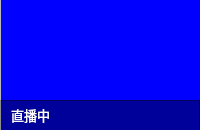
      <widget class="QFrame" name="frame_2">
       <property name="minimumSize">
        <size>
         <width>200</width>
         <height>130</height>
        </size>
       </property>
       <property name="maximumSize">
        <size>
         <width>200</width>
         <height>130</height>
        </size>
       </property>
       <property name="styleSheet">
        <string notr="true"/>
       </property>
       <property name="frameShape">
        <enum>QFrame::StyledPanel</enum>
       </property>
       <property name="frameShadow">
        <enum>QFrame::Raised</enum>
       </property>
       <widget class="QLabel" name="mine_camera_label">
        <property name="geometry">
         <rect>
          <x>1</x>
          <y>0</y>
          <width>199</width>
          <height>130</height>
         </rect>
        </property>
        <property name="styleSheet">
         <string notr="true">QFrame {
	border: none;
	background: blue;
}</string>
        </property>
        <property name="text">
         <string/>
        </property>
       </widget>
       <widget class="QFrame" name="frame_3">
        <property name="geometry">
         <rect>
          <x>0</x>
          <y>100</y>
          <width>200</width>
          <height>39</height>
         </rect>
        </property>
        <property name="styleSheet">
         <string notr="true">QFrame {
	border-left: 1px solid #E8ECEC;
	background-color: rgba(0, 0, 0, 100);
}</string>
        </property>
        <property name="frameShape">
         <enum>QFrame::StyledPanel</enum>
        </property>
        <property name="frameShadow">
         <enum>QFrame::Raised</enum>
        </property>
        <layout class="QHBoxLayout" name="horizontalLayout">
         <property name="spacing">
          <number>0</number>
         </property>
         <property name="leftMargin">
          <number>10</number>
         </property>
         <property name="topMargin">
          <number>0</number>
         </property>
         <property name="rightMargin">
          <number>10</number>
         </property>
         <property name="bottomMargin">
          <number>10</number>
         </property>
         <item>
          <widget class="QLabel" name="label_3">
           <property name="font">
            <font>
             <family>微软雅黑</family>
             <pointsize>10</pointsize>
            </font>
           </property>
           <property name="styleSheet">
            <string notr="true">QLabel {
	border: none;
	background: none;
	color: #ffffff;
}</string>
           </property>
           <property name="text">
            <string>直播中</string>
           </property>
          </widget>
         </item>
         <item>
          <spacer name="horizontalSpacer">
           <property name="orientation">
            <enum>Qt::Horizontal</enum>
           </property>
           <property name="sizeHint" stdset="0">
            <size>
             <width>40</width>
             <height>20</height>
            </size>
           </property>
          </spacer>
         </item>
         <item>
          <widget class="QPushButton" name="pushButton_6">
           <property name="minimumSize">
            <size>
             <width>20</width>
             <height>0</height>
            </size>
           </property>
           <property name="cursor">
            <cursorShape>PointingHandCursor</cursorShape>
           </property>
           <property name="styleSheet">
            <string notr="true">QPushButton {
	background: none;
	border: none;
}</string>
           </property>
           <property name="text">
            <string/>
           </property>
           <property name="icon">
            <iconset>
             <activeoff>:/button/Resources/material/button/voice.png</activeoff>
             <activeon>:/button/Resources/material/button/voice_close.png</activeon>
            </iconset>
           </property>
           <property name="iconSize">
            <size>
             <width>15</width>
             <height>15</height>
            </size>
           </property>
           <property name="checkable">
            <bool>true</bool>
           </property>
          </widget>
         </item>
        </layout>
       </widget>
      </widget>
